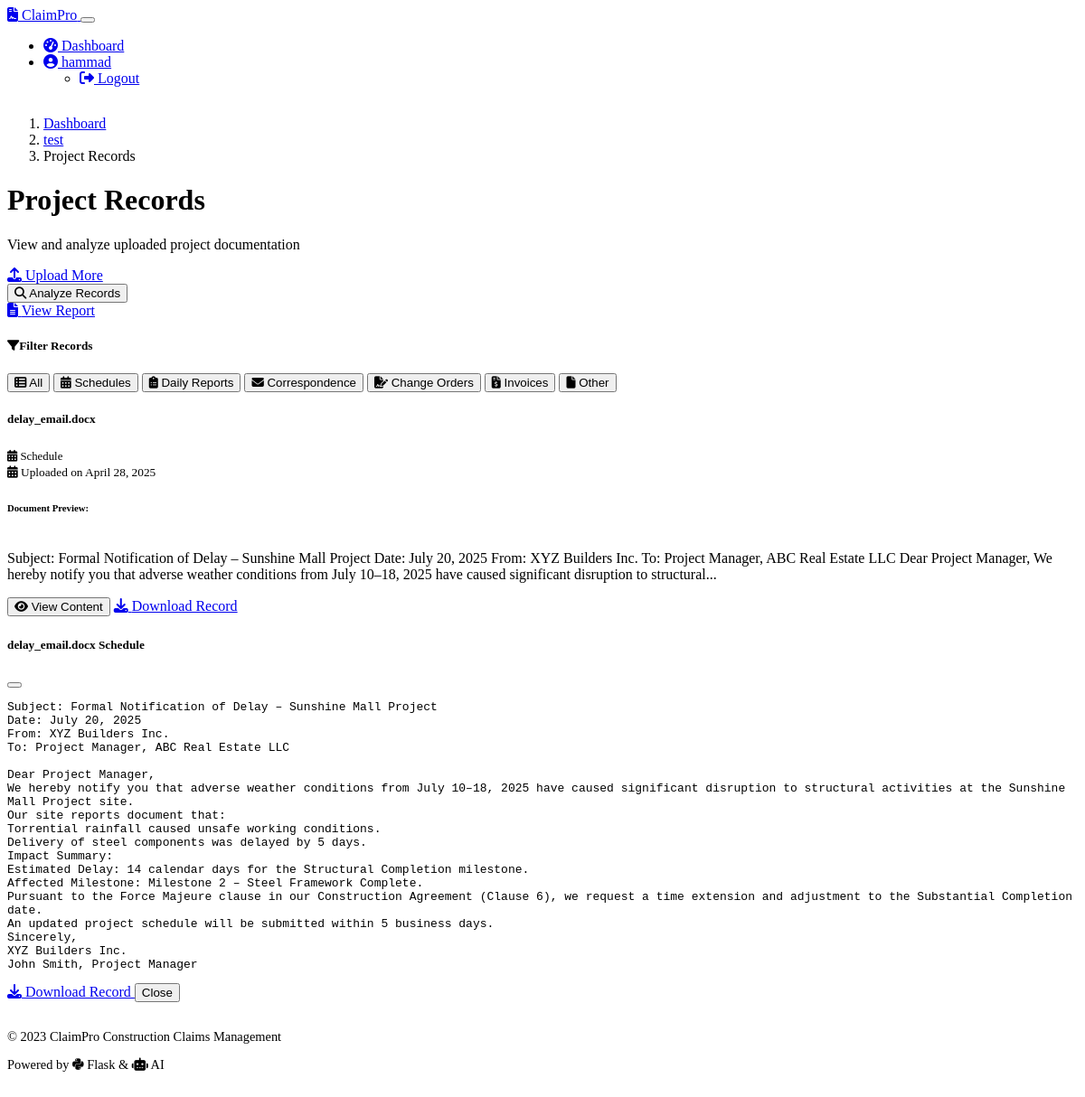
Page /project/1/records (signed in) on the committed database.
### models.py (models this page shows, shortened)
class User(UserMixin, db.Model):
    id = db.Column(db.Integer, primary_key=True)
    username = db.Column(db.String(64), unique=True, nullable=False)
    email = db.Column(db.String(120), unique=True, nullable=False)
    password_hash = db.Column(db.String(256), nullable=False)
    projects = db.relationship('Project', backref='user', lazy=True, cascade="all, delete-orphan")

class Project(db.Model):
    id = db.Column(db.Integer, primary_key=True)
    user_id = db.Column(db.Integer, db.ForeignKey('user.id'), nullable=False)
    project_name = db.Column(db.String(120), nullable=False)
    created_at = db.Column(db.DateTime, default=datetime.utcnow)
    documents = db.relationship('Document', backref='project', lazy=True, cascade="all, delete-orphan")
    project_records = db.relationship('ProjectRecord', backref='project', lazy=True, cascade="all, delete-orphan")
    risks = db.relationship('Risk', backref='project', lazy=True, cascade="all, delete-orphan")
    entitlement_causation = db.relationship('EntitlementCausation', backref='project', lazy=True, cascade="all, delete-orphan")
    quantum = db.relationship('Quantum', backref='project', lazy=True, cascade="all, delete-orphan")
    counterclaims = db.relationship('Counterclaim', backref='project', lazy=True, cascade="all, delete-orphan")
    chat_messages = db.relationship('ChatMessage', backref='project', lazy=True, cascade="all, delete-orphan")

class ProjectRecord(db.Model):
    id = db.Column(db.Integer, primary_key=True)
    project_id = db.Column(db.Integer, db.ForeignKey('project.id'), nullable=False)
    record_type = db.Column(db.String(50), nullable=False)  # e.g., schedule, log, invoice
    filename = db.Column(db.String(255), nullable=False)
    extracted_text = db.Column(db.Text, nullable=True)
    uploaded_at = db.Column(db.DateTime, default=datetime.utcnow)

### app.py (the view)
@app.route('/project/<int:project_id>/records')
@login_required
def view_project_records(project_id):
    project = Project.query.get_or_404(project_id)
    if project.user_id != current_user.id:
        abort(403)
    records = ProjectRecord.query.filter_by(project_id=project_id).all()
    return render_template('view_project_records.html', project=project, records=records)

### app.py (called while the page is built)
@login_manager.user_loader
def load_user(user_id):
    return db.session.get(User, int(user_id))

### templates/view_project_records.html (shortened to what this page needs)
{% extends 'base.html' %}
{% block content %}
<nav aria-label="breadcrumb" class="mb-4">
    <ol class="breadcrumb">
        <li class="breadcrumb-item"><a href="{{ url_for('dashboard') }}">Dashboard</a></li>
        <li class="breadcrumb-item"><a href="{{ url_for('upload_document', project_id=project.id) }}">{{ project.project_name }}</a></li>
        <li class="breadcrumb-item active">Project Records</li>
    </ol>
</nav>
<div class="row mb-4">
    <div class="col-md-7">
        <h1 class="mb-2">Project Records</h1>
        <p class="lead">View and analyze uploaded project documentation</p>
    </div>
    <div class="col-md-5 text-md-end d-flex flex-wrap justify-content-md-end gap-2">
        <a href="{{ url_for('upload_document', project_id=project.id) }}" class="btn btn-outline-primary">
            <i class="fas fa-upload me-1"></i> Upload More
        </a>
        <form action="{{ url_for('analyze_records', project_id=project.id) }}" method="POST" class="d-inline">
            <button type="submit" class="btn btn-warning">
                <i class="fas fa-search me-1"></i> Analyze Records
            </button>
        </form>
        <a href="{{ url_for('generate_report', project_id=project.id) }}" class="btn btn-success">
            <i class="fas fa-file-alt me-1"></i> View Report
        </a>
    </div>
</div>
<div class="card shadow-sm mb-4 fade-in-element">
    <div class="card-header bg-dark">
        <h5 class="mb-0"><i class="fas fa-filter me-2"></i>Filter Records</h5>
    </div>
    <div class="card-body">
        <div class="d-flex flex-wrap gap-2">
            <button class="btn btn-primary filter-btn active" data-filter="all">
                <i class="fas fa-th-list me-1"></i> All
            </button>
            <button class="btn btn-outline-primary filter-btn" data-filter="schedule">
                <i class="fas fa-calendar-alt me-1"></i> Schedules
            </button>
            <button class="btn btn-outline-primary filter-btn" data-filter="log">
                <i class="fas fa-clipboard-list me-1"></i> Daily Reports
            </button>
            <button class="btn btn-outline-primary filter-btn" data-filter="correspondence">
                <i class="fas fa-envelope me-1"></i> Correspondence
            </button>
            <button class="btn btn-outline-primary filter-btn" data-filter="change_order">
                <i class="fas fa-file-signature me-1"></i> Change Orders
            </button>
            <button class="btn btn-outline-primary filter-btn" data-filter="invoice">
                <i class="fas fa-file-invoice-dollar me-1"></i> Invoices
            </button>
            <button class="btn btn-outline-primary filter-btn" data-filter="other">
                <i class="fas fa-file me-1"></i> Other
            </button>
        </div>
    </div>
</div>
{% if records %}
    <div class="row row-cols-1 row-cols-md-2 row-cols-lg-3 g-4">
        {% for record in records %}
            <div class="col fade-in-element record-item" data-type="{{ record.record_type }}">
                <div class="card h-100 shadow-sm document-card">
                    <div class="card-header d-flex justify-content-between align-items-center">
                        <h5 class="mb-0 text-truncate" title="{{ record.filename }}">
                            {{ record.filename }}
                        </h5>
                        <span class="badge bg-primary document-type-badge">
                            {% if record.record_type == 'schedule' %}
                                <i class="fas fa-calendar-alt me-1"></i> Schedule
                            {% elif record.record_type == 'log' %}
                                <i class="fas fa-clipboard-list me-1"></i> Daily Report
                            {% elif record.record_type == 'correspondence' %}
                                <i class="fas fa-envelope me-1"></i> Correspondence
                            {% elif record.record_type == 'change_order' %}
                                <i class="fas fa-file-signature me-1"></i> Change Order
                            {% elif record.record_type == 'invoice' %}
                                <i class="fas fa-file-invoice-dollar me-1"></i> Invoice
                            {% else %}
                                <i class="fas fa-file me-1"></i> {{ record.record_type|title }}
                            {% endif %}
                        </span>
                    </div>
                    <div class="card-body">
                        <div class="mb-3">
                            <small class="text-muted">
                                <i class="fas fa-calendar-alt me-1"></i> Uploaded on {{ record.uploaded_at.strftime('%B %d, %Y') }}
                            </small>
                        </div>
                        <h6>Document Preview:</h6>
                        <div class="bg-dark p-2 rounded mb-3" style="max-height: 100px; overflow-y: auto;">
                            <p class="text-light small mb-0">{{ record.extracted_text|truncate(300) }}</p>
                        </div>
                    </div>
                    <div class="card-footer d-flex justify-content-between align-items-center">
                        <button type="button" class="btn btn-sm btn-info" data-bs-toggle="modal" data-bs-target="#recordModal-{{ record.id }}">
                            <i class="fas fa-eye me-1"></i> View Content
                        </button>
                        <a href="{{ url_for('download_record', project_id=project.id, record_id=record.id) }}" class="btn btn-sm btn-primary fw-bold">
                            <i class="fas fa-download me-1"></i> Download Record
                        </a>
                    </div>
                </div>
            </div>
            <div class="modal fade" id="recordModal-{{ record.id }}" tabindex="-1" aria-hidden="true">
                <div class="modal-dialog modal-lg modal-dialog-scrollable">
                    <div class="modal-content">
                        <div class="modal-header bg-primary text-white">
                            <h5 class="modal-title">
                                {{ record.filename }}
                                <span class="badge bg-info ms-2">{{ record.record_type|title }}</span>
                            </h5>
                            <button type="button" class="btn-close btn-close-white" data-bs-dismiss="modal" aria-label="Close"></button>
                        </div>
                        <div class="modal-body">
                            <pre class="text-light mb-0 p-3 bg-dark rounded" style="white-space: pre-wrap;">{{ record.extracted_text }}</pre>
                        </div>
                        <div class="modal-footer">
                            <a href="{{ url_for('download_record', project_id=project.id, record_id=record.id) }}" class="btn btn-primary">
                                <i class="fas fa-download me-1"></i> Download Record
                            </a>
                            <button type="button" class="btn btn-secondary" data-bs-dismiss="modal">Close</button>
                        </div>
                    </div>
                </div>
            </div>
        {% endfor %}
    </div>
{% endif %}
{% endblock %}

### templates/base.html (shortened to what this page needs)
<!DOCTYPE html>
<html lang="en" data-bs-theme="dark">
<head>
    <link rel="stylesheet" href="https://cdn.replit.com/agent/bootstrap-agent-dark-theme.min.css">
    <link rel="stylesheet" href="https://cdnjs.cloudflare.com/ajax/libs/font-awesome/6.4.0/css/all.min.css">
    <link rel="stylesheet" href="{{ url_for('static', filename='styles.css') }}">
</head>
<body class="d-flex flex-column min-vh-100">
    <nav class="navbar navbar-expand-lg navbar-dark bg-primary">
        <div class="container">
            <a class="navbar-brand d-flex align-items-center" href="{{ url_for('index') }}">
                <i class="fas fa-file-contract me-2"></i>
                <span>ClaimPro</span>
            </a>
            <button class="navbar-toggler" type="button" data-bs-toggle="collapse" data-bs-target="#navbarNav">
            </button>
            <div class="collapse navbar-collapse" id="navbarNav">
                <ul class="navbar-nav ms-auto">
                    {% if current_user.is_authenticated %}
                    <li class="nav-item">
                        <a class="nav-link {% if request.endpoint == 'dashboard' %}active{% endif %}" href="{{ url_for('dashboard') }}">
                            <i class="fas fa-tachometer-alt me-1"></i> Dashboard
                        </a>
                    </li>
                    <li class="nav-item dropdown">
                        <a class="nav-link dropdown-toggle" href="#" id="userDropdown" role="button" data-bs-toggle="dropdown">
                            <i class="fas fa-user-circle me-1"></i> {{ current_user.username }}
                        </a>
                        <ul class="dropdown-menu dropdown-menu-end">
                            <li>
                                <a class="dropdown-item" href="{{ url_for('logout') }}">
                                    <i class="fas fa-sign-out-alt me-1"></i> Logout
                                </a>
                            </li>
                        </ul>
                    </li>
                    {% endif %}
                </ul>
            </div>
        </div>
    </nav>
    <main class="py-4">
        <div class="container">
            {% block content %}{% endblock %}
        </div>
    </main>
    <footer class="bg-dark text-light py-3 mt-auto">
        <div class="container">
            <div class="row">
                <div class="col-md-6">
                    <p class="mb-0">&copy; 2023 ClaimPro Construction Claims Management</p>
                </div>
                <div class="col-md-6 text-md-end">
                    <p class="mb-0">Powered by <i class="fab fa-python"></i> Flask & <i class="fas fa-robot"></i> AI</p>
                </div>
            </div>
        </div>
    </footer>
</body>
</html>

### static/styles.css (style rules this page uses)
body { min-height: 100vh; display: flex; flex-direction: column; }
main { flex: 1; }
footer { margin-top: auto; padding: 1rem 0; font-size: 0.9rem; }
.document-card { margin-bottom: 1.5rem; height: calc(100% - 1.5rem); }
.document-card .card-header { font-weight: 500; }
.document-type-badge { font-size: 0.8rem; }

### rows in the picture
User: username "hammad"
Project: project_name "test"
ProjectRecord: filename "delay_email.docx", shows "Schedule", uploaded_at "April 28, 2025", extracted_text "Subject: Formal Notification of Delay – Sunshine Mall Project Date: July 20, 2025 From: XYZ Builders Inc. To: Project Manager, ABC Real Estate LLC Dear Project Manager, We hereby notify you that adverse weather conditions from July 10–18, 2025 have caused significant disruption to structural...", record_type "Schedule", extracted_text "Subject: Formal Notification of Delay – Sunshine Mall Project Date: July 20, 2025 From: XYZ Builders Inc. To: Project Manager, ABC Real Estate LLC Dear Project Manager, We hereby notify you that adverse weather conditions from July 10–18, 2025 have caused significant disruption to structural activities at the Sunshine Mall Project site. Our site reports document that: Torrential rainfall caused unsafe working conditions. Delivery of steel components was delayed by 5 days. Impact Summary: Estimated Delay: 14 calendar days for the Structural Completion milestone. Affected Milestone: Milestone 2 – Steel Framework Complete. Pursuant to the Force Majeure clause in our Construction Agreement…"
